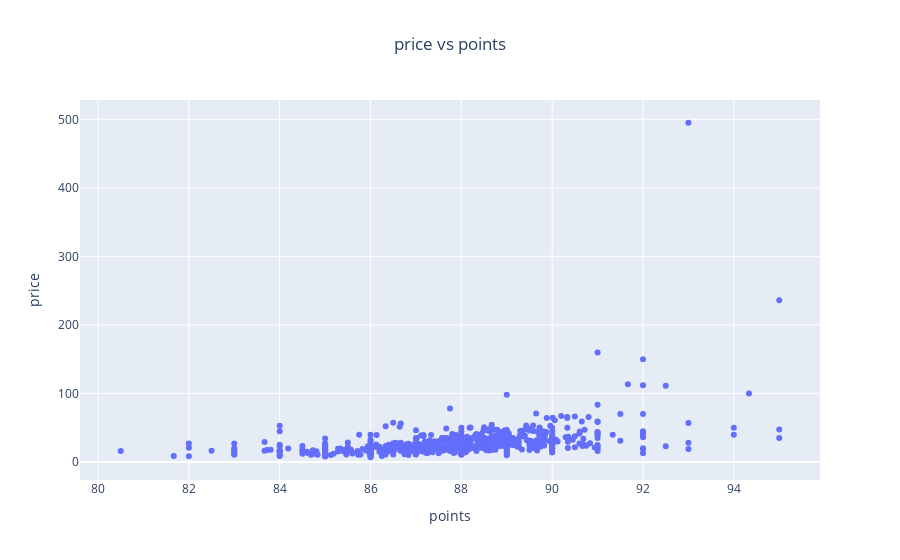

The code cell stored with this chart in its notebook:
### Code cell
iplot({"data": scatter,"layout": layout})

### Figure 1 — Plotly figure (JSON) as saved in the notebook; plotly's stock layout.template omitted (floating-point values rounded to 4 significant figures; data arrays with more than 128 entries replaced by an {"elided": "..."} marker saying what was removed)
{"data": [{"mode": "markers", "type": "scatter", "x": {"elided": "697 float values"}, "y": {"elided": "697 float values"}}], "layout": {"title": {"text": "price vs points", "x": 0.5}, "xaxis": {"title": {"text": "points"}}, "yaxis": {"title": {"text": "price"}}}}
